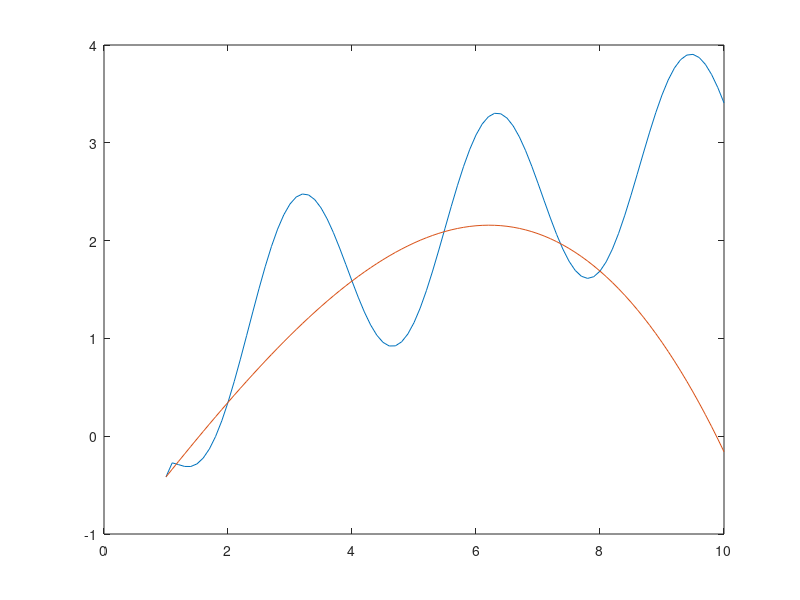

Write MATLAB code to recreate this figure.
#{
   Considere a função f(x) = sqrt(x-1) + cos(2x) e faça oque se pede.
#}

u = 3
fx = @(x)sqrt(x-1) + cos(2*x)

#{
---------------------------------------//---------------------------------------
    Determine os coeficientes do plolinomio que interpola a função acima nos pontos,
    x_0 = 1, 
    x_1 = 2, 
    x_2 = 4, 
    x_3 = u+5,
#}

x_0 = fx(1), 
x_1 = fx(2), 
x_2 = fx(4), 
x_3 = fx(u+5),

b = [x_0; x_1; x_2; x_3]

A = [(1)^0 (1)^1 (1)^2 (1)^3;
     (2)^0 (2)^1 (2)^2 (2)^3;
     (4)^0 (4)^1 (4)^2 (4)^3;
  (u+5)^0 (u+5)^1 (u+5)^2 (u+5)^3]

y = A\b

#{
---------------------------------------//---------------------------------------
    Determine o erro relativo da aplicação do plolinomio, no ponto z = u +¨6
#}

z = u + 6

p = y
p = flipud(p)

erro = abs((fx(z) - polyval(p, z)) / fx(z))


#{
---------------------------------------//---------------------------------------
   Realize um plote duplo da função f(x) e o plolinomio p(x) interpolador. 
   no intervalo [1, u+7]
#}

x = 1: 0.1: (u+7);
plot(x, fx(x), x, polyval(p, x))